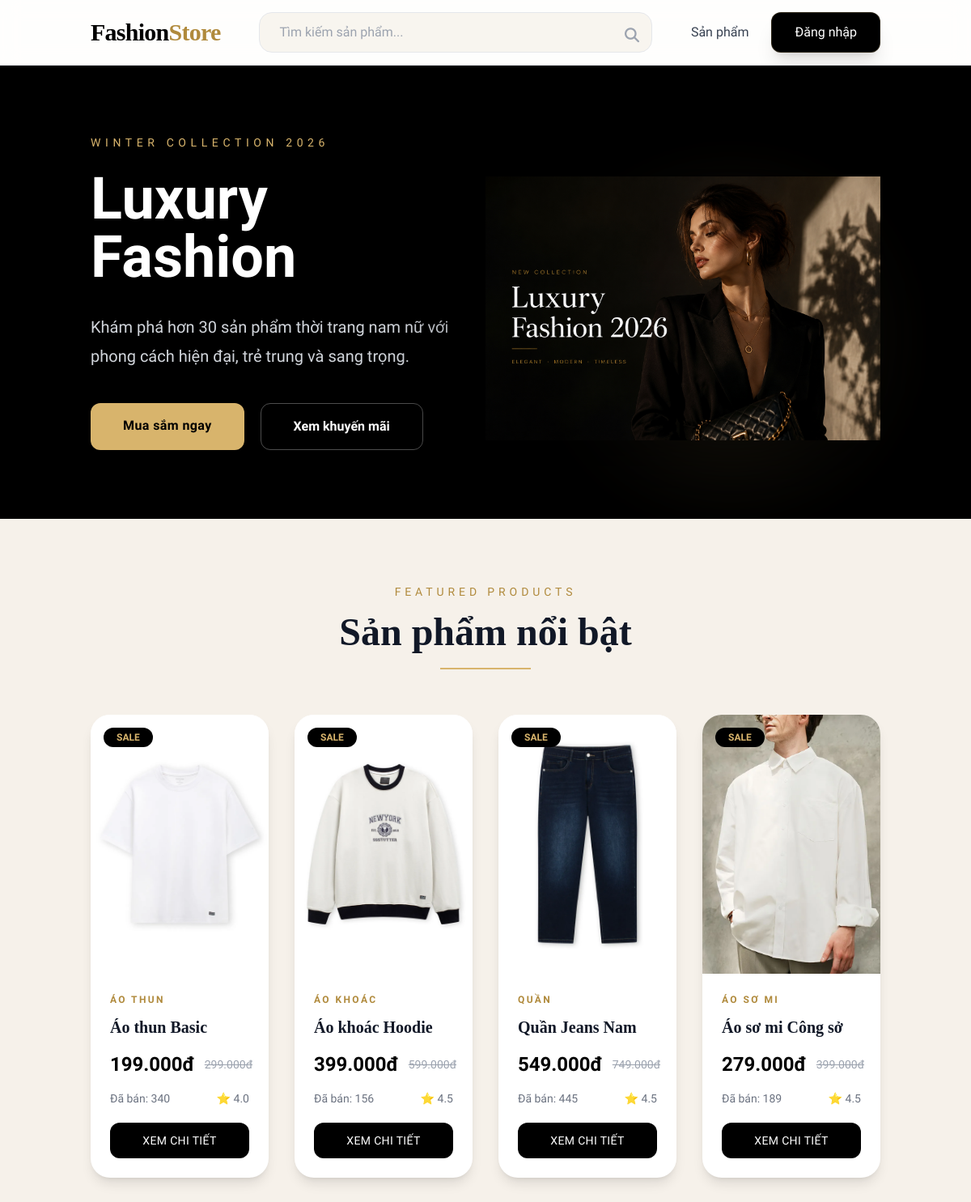
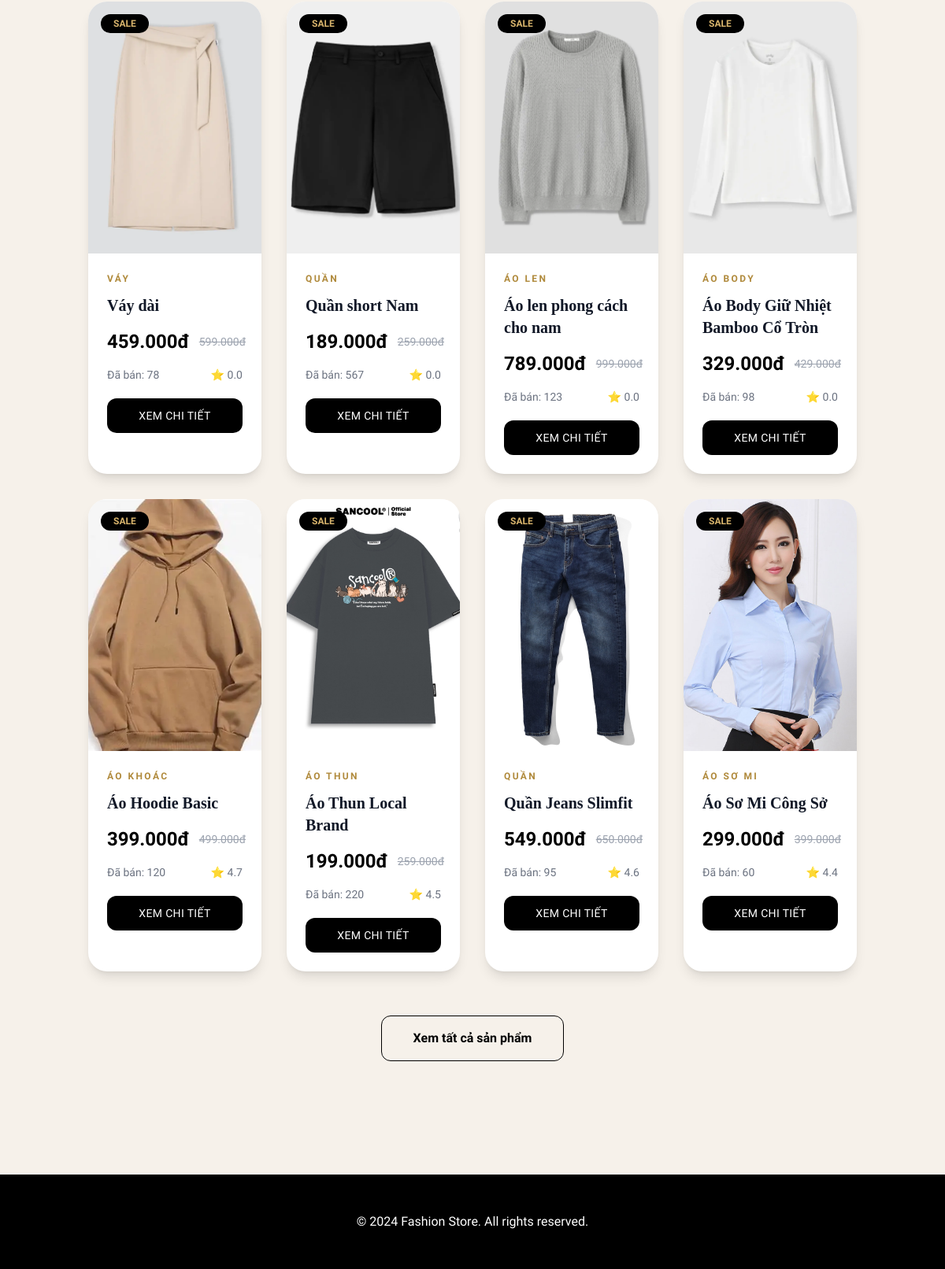
The page / on the database its author committed (2 pictures, top to bottom).
### database.py (models this page shows)
class Product(db.Model):
    __tablename__ = 'products'
    id = db.Column(db.String(36), primary_key=True)
    name = db.Column(db.String(200), nullable=False)
    price = db.Column(db.Integer, nullable=False)
    old_price = db.Column(db.Integer, default=0)
    category = db.Column(db.String(100))
    image = db.Column(db.String(500))
    images = db.Column(db.Text)  # JSON array
    description = db.Column(db.Text)
    stock = db.Column(db.Integer, default=0)
    sizes = db.Column(db.Text)  # JSON array
    colors = db.Column(db.Text)  # JSON array
    color_images = db.Column(db.Text)  # JSON object mapping colors to image URLs
    rating = db.Column(db.Float, default=0.0)
    reviews = db.Column(db.Integer, default=0)
    sold = db.Column(db.Integer, default=0)
    featured = db.Column(db.Boolean, default=False)
    created_at = db.Column(db.DateTime, default=datetime.now)
    def to_dict(self):
        return {
            'id': self.id,
            'name': self.name,
            'price': self.price,
            'old_price': self.old_price,
            'category': self.category,
            'image': self.image,
            'images': json.loads(self.images) if self.images else [],
            'description': self.description,
            'stock': self.stock,
            'sizes': json.loads(self.sizes) if self.sizes else [],
            'colors': json.loads(self.colors) if self.colors else [],
            'color_images': json.loads(self.color_images) if self.color_images else {},
            'rating': self.rating,
            'reviews': self.reviews,
            'sold': self.sold,
            'featured': self.featured,
            'created_at': self.created_at.isoformat() if self.created_at else None
        }

### flask_clothing_store.py (the view, shortened to what this page needs)
@app.route('/')
def home():
    if 'user' in session and session['user']['role'] in ['admin', 'staff']:
        return redirect(url_for('admin_dashboard'))
    featured_products = Product.query.limit(12).all()
    categories = db.session.query(
        Product.category
    ).distinct().all()
    personalized_products = []
    return render_template(
        'home.html',
        featured_products=[
            p.to_dict() for p in featured_products
        ],
        personalized_products=personalized_products,
        categories=categories
    )

### flask_clothing_store.py (called while the page is built)
def format_price(price):
    return f"{price:,.0f}đ".replace(',', '.')

@app.context_processor
def utility_processor():
    return {
        'now': datetime.datetime.now(),
        'wishlist_count': lambda: len(get_wishlist()),
        'cart_count': lambda: len(get_cart()),
        'format_price': format_price,
        'get_featured_products': get_featured_products,
        'get_best_sellers': get_best_sellers,
        'get_categories': get_categories
    }

### templates/home.html (shortened to what this page needs)
{% extends "base.html" %} {% block content %}
<section class="relative h-[560px] overflow-hidden bg-black">
  <div class="container mx-auto px-6 h-full">
    <div class="grid lg:grid-cols-2 h-full items-center">
      <div class="text-white z-10">
        <p class="uppercase tracking-[0.4em] text-sm text-[#d8b46c] mb-6">
          Winter Collection 2026
        </p>
        <h1 class="text-5xl md:text-7xl font-black leading-tight mb-8">
          Luxury Fashion
        </h1>
        <p class="text-xl text-gray-300 leading-9 mb-10 max-w-xl">
          Khám phá hơn 30 sản phẩm thời trang nam nữ với phong cách hiện đại,
          trẻ trung và sang trọng.
        </p>
        <div class="flex flex-wrap gap-5">
          <a
            href="{{ url_for('products') }}"
            class="bg-[#d8b46c] hover:bg-[#c8a25c] text-black px-10 py-4 rounded-xl font-bold tracking-wide transition shadow-2xl"
          >
            Mua sắm ngay
          </a>
          <a
            href="/sale"
            class="border border-white/30 hover:bg-white/10 text-white px-10 py-4 rounded-xl font-semibold transition"
          >
            Xem khuyến mãi
          </a>
        </div>
      </div>
      <div class="relative hidden lg:flex justify-end h-full items-end">
        <img
          src="{{ url_for('uploaded_file', filename='fashion.png') }}"
          class="relative z-10 h-[520px] object-contain drop-shadow-[0_20px_60px_rgba(0,0,0,0.8)]"
          alt="Fashion"
        />
      </div>
    </div>
  </div>
</section>
<section class="py-20 bg-[#f6f1ea]">
  <div class="container mx-auto px-6">
    <div class="text-center mb-14">
      <p class="uppercase tracking-[0.35em] text-sm text-[#b08a3c] mb-4">
        Featured Products
      </p>
      <h2 class="text-5xl font-serif font-black text-gray-900">
        Sản phẩm nổi bật
      </h2>
      <div class="w-28 h-[2px] bg-[#d8b46c] mx-auto mt-5"></div>
    </div>
    <div class="grid grid-cols-1 sm:grid-cols-2 lg:grid-cols-4 gap-8">
      {% for product in featured_products %}
      <div
        class="group bg-white rounded-3xl shadow-lg overflow-hidden hover:shadow-2xl transition duration-300"
      >
        <a
          href="/product/{{ product.id }}"
          class="block relative overflow-hidden"
        >
          {% if product.old_price > product.price %}
          <span
            class="absolute top-4 left-4 z-10 bg-black text-[#d8b46c] px-4 py-1 rounded-full text-xs font-bold uppercase"
          >
            Sale
          </span>
          {% endif %}
          <img
            src="{{ product.image }}"
            alt="{{ product.name }}"
            class="w-full h-80 object-cover group-hover:scale-110 transition duration-500"
          />
        </a>
        <div class="p-6">
          <p
            class="text-xs uppercase tracking-[0.2em] text-[#b08a3c] font-bold mb-3"
          >
            {{ product.category }}
          </p>
          <h3
            class="text-xl font-serif font-bold text-gray-900 mb-4 line-clamp-2"
          >
            {{ product.name }}
          </h3>
          <div class="flex items-center gap-3 mb-4">
            <span class="text-2xl font-bold text-black">
              {{ format_price(product.price) }}
            </span>
            {% if product.old_price > product.price %}
            <span class="line-through text-gray-400 text-sm">
              {{ format_price(product.old_price) }}
            </span>
            {% endif %}
          </div>
          <div
            class="flex items-center justify-between text-sm text-gray-500 mb-5"
          >
            <span>Đã bán: {{ product.sold }}</span>
            <span>⭐ {{ product.rating }}</span>
          </div>
          <a
            href="/product/{{ product.id }}"
            class="block w-full bg-black text-white text-center py-3 rounded-xl tracking-wide uppercase text-sm hover:bg-[#1c1c1c] transition"
          >
            Xem chi tiết
          </a>
        </div>
      </div>
      {% endfor %}
    </div>
    <div class="text-center mt-14">
      <a
        href="{{ url_for('products') }}"
        class="inline-block border border-black px-10 py-4 rounded-xl font-semibold hover:bg-black hover:text-white transition"
      >
        Xem tất cả sản phẩm
      </a>
    </div>
  </div>
</section>
{% endblock %}

### templates/base.html (shortened to what this page needs)
<!doctype html>
<html lang="vi">
  <head>
    <script src="https://cdn.tailwindcss.com"></script>
    <link
      rel="stylesheet"
      href="https://cdnjs.cloudflare.com/ajax/libs/font-awesome/6.4.0/css/all.min.css"
    />
  </head>
  <body class="bg-[#f6f1ea] font-['Be_Vietnam_Pro']">
    <nav
      class="bg-white/90 backdrop-blur-md border-b border-gray-200 sticky top-0 z-50"
    >
      <div class="container mx-auto px-6">
        <div class="flex justify-between items-center h-20">
          <a
            href="{{ url_for('home') }}"
            class="text-3xl font-serif font-black tracking-tight text-black"
          >
            Fashion<span class="text-[#b08a3c]">Store</span>
          </a>
          <div class="hidden md:flex flex-1 max-w-xl mx-12">
            <form
              action="{{ url_for('products') }}"
              method="get"
              class="w-full"
            >
              <div class="relative">
                <input
                  type="text"
                  name="q"
                  value="{{ request.args.get('q', '') }}"
                  placeholder="Tìm kiếm sản phẩm..."
                  class="w-full bg-[#f8f5ef] border border-gray-200 rounded-2xl px-6 py-3 pr-12 focus:outline-none focus:ring-2 focus:ring-[#d8b46c]/40 focus:border-[#d8b46c] transition"
                />
                <button
                  type="submit"
                  class="absolute right-4 top-3.5 text-gray-400 hover:text-[#b08a3c] transition"
                >
                  <i class="fas fa-search text-lg"></i>
                </button>
              </div>
            </form>
          </div>
          <div class="flex items-center space-x-7">
            <a
              href="{{ url_for('products') }}"
              class="text-gray-700 hover:text-[#b08a3c] font-medium transition"
            >
              Sản phẩm
            </a>
            {% if session.user %} {% if session.user.role == 'user' %}
            <a href="{{ url_for('wishlist') }}" class="relative group">
              <i
                class="fas fa-heart text-xl text-gray-700 group-hover:text-[#b08a3c] transition"
              ></i>
              {% if wishlist_count() > 0 %}
              <span
                class="absolute -top-2 -right-2 bg-[#b08a3c] text-white rounded-full w-5 h-5 text-xs flex items-center justify-center"
              >
                {{ wishlist_count() }}
              </span>
              {% endif %}
            </a>
            <a href="{{ url_for('cart') }}" class="relative group">
              <i
                class="fas fa-shopping-bag text-xl text-gray-700 group-hover:text-[#b08a3c] transition"
              ></i>
              {% if cart_count() > 0 %}
              <span
                class="absolute -top-2 -right-2 bg-black text-white rounded-full w-5 h-5 text-xs flex items-center justify-center"
              >
                {{ cart_count() }}
              </span>
              {% endif %}
            </a>
            {% endif %}
            <div class="relative">
              <button
                id="userBtn"
                type="button"
                class="flex items-center gap-3 text-gray-700 hover:text-[#b08a3c] transition"
              >
                <div
                  class="w-10 h-10 rounded-full bg-[#f3ece0] flex items-center justify-center"
                >
                  <i class="fas fa-user text-sm"></i>
                </div>
                <span class="font-medium"> {{ session.user.name }} </span>
                <i class="fas fa-chevron-down text-xs"></i>
              </button>
              <div
                id="userMenu"
                class="absolute hidden bg-white shadow-2xl border border-gray-100 rounded-2xl mt-4 right-0 w-56 py-3 overflow-hidden z-[9999]"
              >
                <a
                  href="{{ url_for('profile') }}"
                  class="block px-5 py-3 hover:bg-[#f8f5ef] transition"
                >
                  Tài khoản
                </a>
                {% if session.user.role == 'user' %}
                <a
                  href="{{ url_for('my_orders') }}"
                  class="block px-5 py-3 hover:bg-[#f8f5ef] transition"
                >
                  Đơn hàng
                </a>
                {% endif %} {% if session.user.role in ['admin', 'staff'] %}
                <a
                  href="{{ url_for('admin_dashboard') }}"
                  class="block px-5 py-3 hover:bg-[#f8f5ef] text-[#b08a3c] font-semibold transition"
                >
                  Quản trị
                </a>
                {% endif %}
                <hr class="my-2" />
                <a
                  href="{{ url_for('logout') }}"
                  class="block px-5 py-3 hover:bg-red-50 text-red-600 transition"
                >
                  Đăng xuất
                </a>
              </div>
            </div>
            {% else %}
            <a
              href="{{ url_for('login') }}"
              class="bg-black text-white px-7 py-3 rounded-xl hover:bg-[#1c1c1c] transition shadow-xl border border-[#d8b46c]/20"
            >
              Đăng nhập
            </a>
            {% endif %}
          </div>
        </div>
      </div>
    </nav>
    <main>{% block content %}{% endblock %}</main>
    <footer class="bg-black text-white mt-16 py-12">
      <div class="container mx-auto px-4 text-center">
        <p>&copy; 2024 Fashion Store. All rights reserved.</p>
      </div>
    </footer>
  </body>
</html>

### rows shown on the page
Product: shows "SALE", image (picture), category "ÁO THUN", name "Áo thun Basic", price "199.000đ", old_price "299.000đ", sold "340", rating "4.0"
Product: shows "SALE", image (picture), category "ÁO KHOÁC", name "Áo khoác Hoodie", price "399.000đ", old_price "599.000đ", sold "156", rating "4.5"
Product: shows "SALE", image (picture), category "QUẦN", name "Quần Jeans Nam", price "549.000đ", old_price "749.000đ", sold "445", rating "4.5"
Product: shows "SALE", image (picture), category "ÁO SƠ MI", name "Áo sơ mi Công sở", price "279.000đ", old_price "399.000đ", sold "189", rating "4.5"
Product: shows "SALE", image (picture), category "VÁY", name "Váy dài", price "459.000đ", old_price "599.000đ", sold "78", rating "0.0"
Product: shows "SALE", image (picture), category "QUẦN", name "Quần short Nam", price "189.000đ", old_price "259.000đ", sold "567", rating "0.0"
Product: shows "SALE", image (picture), category "ÁO LEN", name "Áo len phong cách cho nam", price "789.000đ", old_price "999.000đ", sold "123", rating "0.0"
Product: shows "SALE", image (picture), category "ÁO BODY", name "Áo Body Giữ Nhiệt Bamboo Cổ Tròn", price "329.000đ", old_price "429.000đ", sold "98", rating "0.0"
Product: shows "SALE", image (picture), category "ÁO KHOÁC", name "Áo Hoodie Basic", price "399.000đ", old_price "499.000đ", sold "120", rating "4.7"
Product: shows "SALE", image (picture), category "ÁO THUN", name "Áo Thun Local Brand", price "199.000đ", old_price "259.000đ", sold "220", rating "4.5"
Product: shows "SALE", image (picture), category "QUẦN", name "Quần Jeans Slimfit", price "549.000đ", old_price "650.000đ", sold "95", rating "4.6"
Product: shows "SALE", image (picture), category "ÁO SƠ MI", name "Áo Sơ Mi Công Sở", price "299.000đ", old_price "399.000đ", sold "60", rating "4.4"
